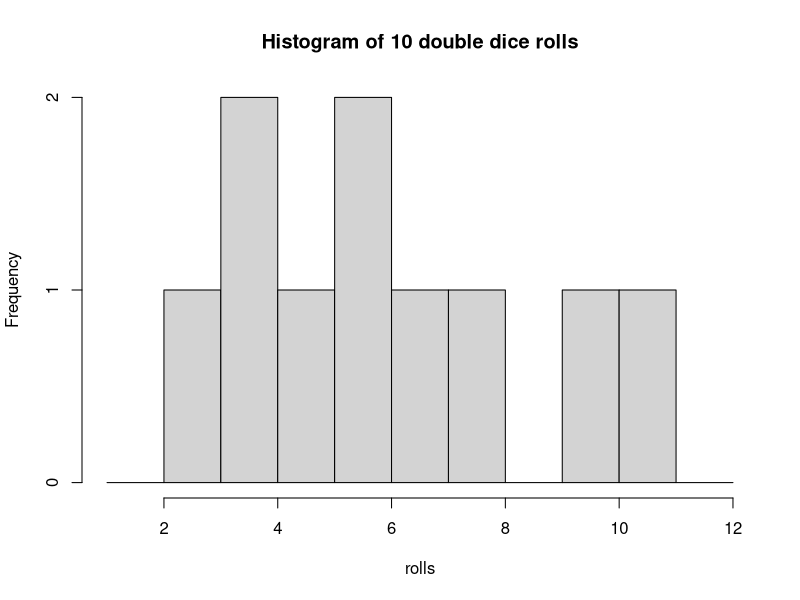
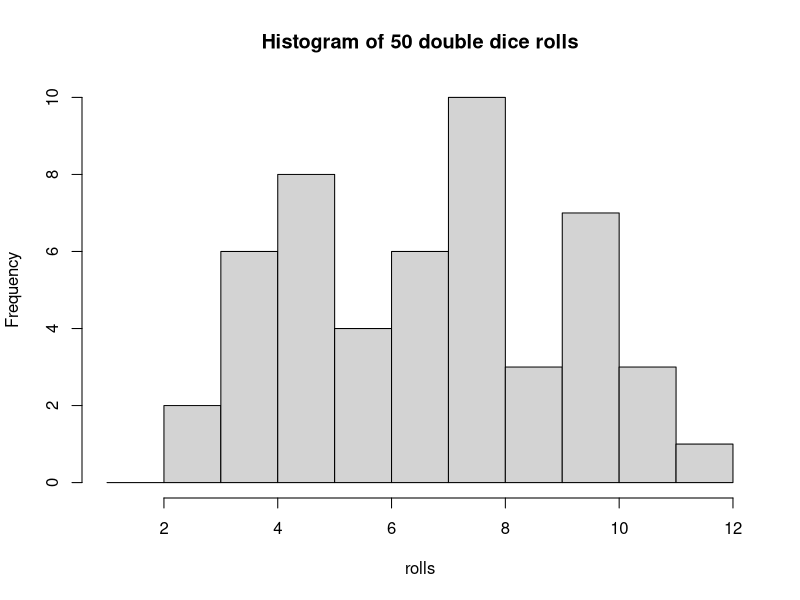
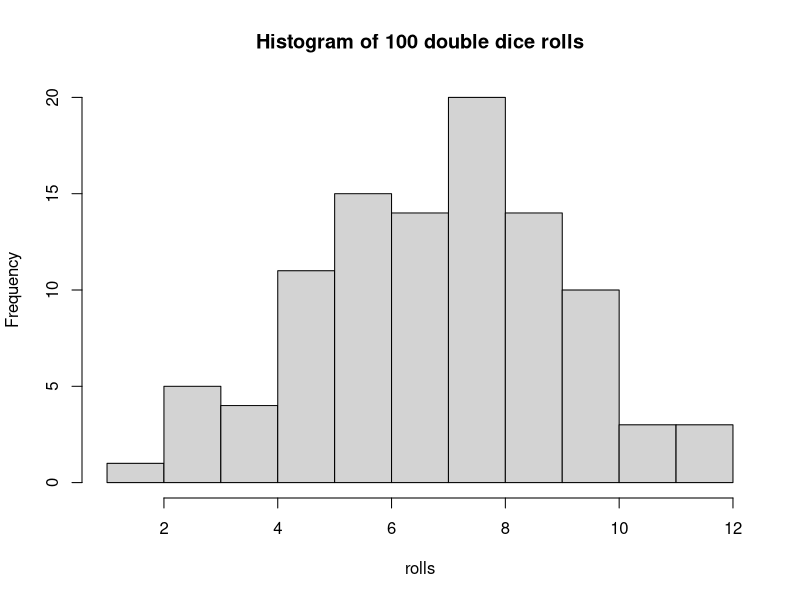
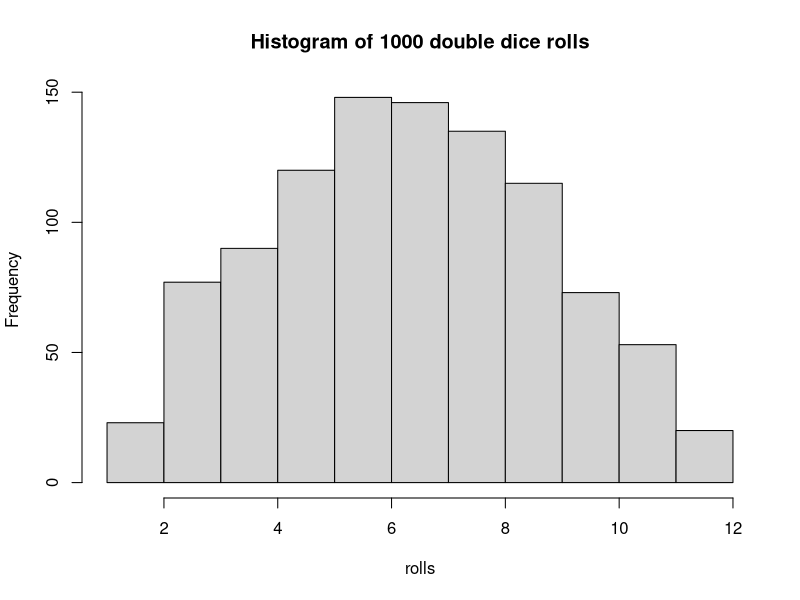
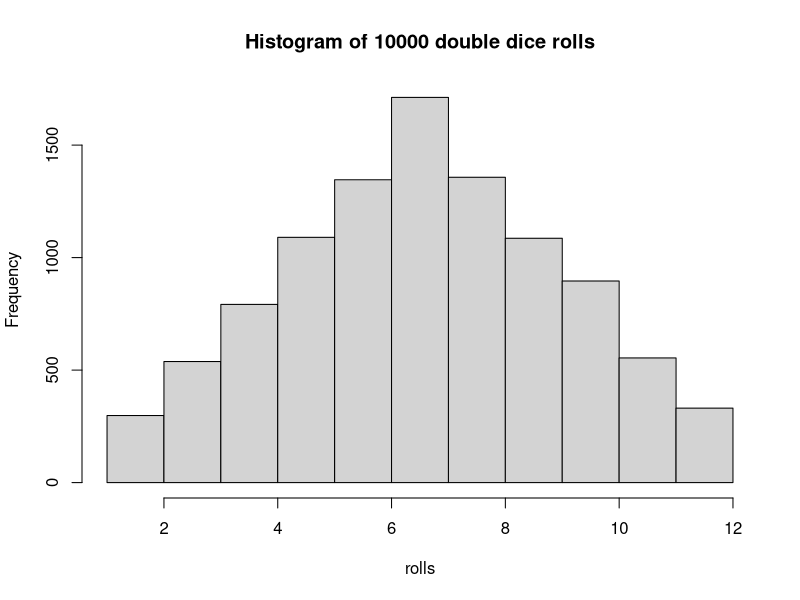

The R script that drew these images, in order:
###################################
###################################
########                   ########
########   Data Science 2  ########
########       Lab 1       ######## 
########  31st Jan. 2023   ########
########                   ########
###################################
###################################


## Welcome to this first lab. Here we  will learn the basics of R, an open-source programming language and software environment.



# On the right is the console. You can input code directly into the console line by line - you do not need to run an entire file. Try running a simple calculation in the console, like 5+9. Type it in and press enter. 

# You can also write code in this, the code editor, and run it from here. Try highlighting the following line and clicking 'Run':
12 * 4 - 6

# You can also press 'Ctrl (Cmd) + Enter' to run the code you have highlighted.

# Text beginning with a # sign is read as 'comment' and will not be evaluated by the console.
## Numbers (like 1.1, 2.3, etc) signify that I would like you to write a line a code in the code file and run it in the console

########################
####    Functions   ####
########################

# FUNCTIONS are commands that take in inputs and produce outputs. They mostly take in the inputs in brackets, like this:
sqrt(25)
exp(3)

# Often, functions take multiple inputs with different functions. Note how:
rep(3,4)
# produces a different output from
rep(4,3)
# If you can't remember in which order you have to input the arguments of a function, or if you just want to learn what a function does, you can type in ? followed by the function name in the console:
?rep

# Each argument has a name. By explicitely referring to these names when calling the function, we can avoid  any problems with order. For example:
rep(x=3, times=4)
rep(times=4, x=3)

# produce the same result, because we inputed the arguments by name using the 'argname = x' construction. When we don't use this construction, the function defaults each input to an argument according to a predefined order.

# OPERATORS are special functions that take only 2 arguments, and do not use brackets. Instead, you must input the two arguments on either side of the operator. Examples of operators include +, -,*,/, ^, %%, %/%, :, and there are many more which we will learn about soon.

########################
####     Objects    ####
########################

# Functions are one example of OBJECTS, which are stored within the main (global) ENVIRONMENT of the console. We can create new objects by using the 'assign' operator:

x <- 4

# You can now see in the 'Environment' tab below that the object 'x'  is stored with the value 4.

x*5

##############################################################
###    ADVANCED NOTE: the = operator can also be used      ###
###    to assign values to objects, like in Python.        ###
###    However, we conventionally use the = operator       ###
###    only for arguments in a function. The main          ###
###    difference is that '<-' always assigns within       ###
###    the global environment, while '=' assigns in        ###
###    the local environment.                              ###
##############################################################

# Objects can have different classes. For example:
class(x)

# We can also store text into an object, by surrounding it with quote marks:

"Hello" -> y
y
class (y)

# y is now a 'character' object (R does not use the term 'string')

# If we forget to use quote marks R will search for a stored object with that name and return an error if it doesn't find it:

'Salaam' -> y

# One final very important class of object is the 'logical' class, a.k.a. Boolean. 

####################################
####     Vectors and indices    ####
####################################

# YOu will have noticed that the console has always returned a [1] in front of it's output so far. This is because R has considered all these objects to be 'vectors' (in Python, this is the same thing as an array). Vectors are objects that can contain multiple elements. For example:

z <- 50:80
z

# The numbers in square brackets tell you the INDEX of the element to their right. The index is simply the position number of that element. You will notice that, unlike in Python, the first element of an object in R has the index number 1 and not 0. This is one of the most important syntatical differences between Python and R (if you think this is not a very important difference, you are correct. The two languages are very similar in syntax.)

# Vectors can be created from singular elements using the function c(), which stands for combine or concatenate.

my.vector <- c('this','is','a','vector')
my.vector
length(my.vector)
class(my.vector)

# You can use square brackets to isolate elements in a vector by putting their index between the brackets:
my.vector[1]
my.vector[4]
my.vector[2:4]
my.vector[c(1,4)]

### 1.1
# You can assign values to specific elements. Try writing a line of code below that changes the 4th element of my.vector to the word 'test'

my.vector[4] <- 'test'
### 1.2
# You can even assign values to elements of a vector that don't exist yet, thus creating them. Try assigning the word 'example' to the (as yet non-existant) 5th element of my.vector.
my.vector[5] <- 'example'
# Instead of indices, you can select elements of a vector using a logical vector of the same length, e.g.

my.vector[c(TRUE,TRUE,FALSE,FALSE,FALSE)]


####################################
####     Logical operators      ####
####################################

# LOGICAL OPERATORS are operators that return logical vectors of the same length as the left argument. Examples include '==', the equality operator (not to be confused with the single = which is an assignment operator), >, <, >=, <=, and != (the 'different from' operator).

# For example:
my.vector == 'is'
1:10 >= 5
1:10 %% 2 == 0    ## %% is the remainder operator, it returns the remainder when you divide the left argument by the right argument.

### 2.1
digits <- 0:10
# Using the least amount of code possible, write a line of code that returns only the odd values of the digits object.
digits %% 2 != 0
# Another important logical operator is the %in% operator. It tells you if the elements on the left are found in the elements on the right. E.G.
group1 <- c('Arthur', 'Fatima', 'Suleiman', 'Marco')
group2 <- c('Marco','Maria', 'Victor','Fatima', 'Antonio')
group1 %in% group2

## 2.2 
# intersect is a function which returns the elements that all of its arguments have in common. For example:
intersect(group1,group2)
# Write a line of code that replicates this output using only group1, group2, square brackets, and logical operators.
####################################
####     Writing functions      ####
####################################

# Functions can be written and stored as objects. e.g:
f1 <- function(x) x*2 + 1
# This function has only 1 argument, x. Try out this new function:
f1(3)
f1(7)
ex.vector <- c(2,7,4,24,13,8,12)
f1(ex.vector)

# You can write several lines of code in a function by enclosing all of the in curly brackets {}. The function 'return' can then specify what the output can be. For example:

f2 <- function(x,y){
  z = x %% y
  return(z == 0)
}

f2(8,9)
f2(14,7)

### 3.1 What is the purpose of function f2? Write in comments below.
#The function "f2" takes two numeric inputs "x" and "y", calculates the remainder of "x" divided by "y", assigns it to the variable "z", and returns a logical value indicating whether "z" is equal to 0.
### 3.2
# Based on the definition of the mean from today's lecture, write a function that calculates the mean of all of the elements of a vector. assign it to the object my.mean. You will find the functions 'sum' and 'length' useful here.
mean_function <- function(i){
  i <- sum(i)/length(i)
  return (i)
}
mean_function(ex.vector)
# compare your function to the native function in R. Does it produce the same results?
mean_function(ex.vector)
mean(ex.vector)

####################################
####      Randomness in R       ####
####################################

# There are several ways to generate randomness in R. The simplest function is 
?sample

#which randomly draws WITHOUT replacement from a specified vector. For example, to choose a number at random between 1 and 10:
sample(1:10, 1)
# You can run this several times and notice that you get a different answer each time. You can also sample several times at once
sample(1:10, 3)
# However, by default, sample won't let the same number repeat when you do this. This is called sampling without replacement, because it is as if, each time you pick out a number, it is now gone from the pool of possible numbers and has not been replaced.
# If you want to sample randomly between 1 and 10 20 times, each time choosing between all 10 numbers, you have to write:
sample(1:10, 20, replace = TRUE)

### 4.1
# Write a function that simulates the roll of 2 6-sided dice, where the argument x is the number of times you roll the 2 dice, and the output is a vector of length x, where each element corresponds to the sum of the two sides of the dice.
# HINT: one way to do this is to start by writing a function for a single 6-sided die, then create a new function that repeats the first function twice and adds up the result.

roll_dice <- function() {
  sample(1:6, 1)
}

roll_2d6 <- function(x) {
  results <- numeric(x)
  for (i in 1:x) {
    results[i] <- roll_dice() + roll_dice()
  }
  results
}

roll_2d6(6)
### 4.2
# Using the function hist, create histograms of the results of double dice rolls when you roll them 10 times, then 50, then 100, then 1000, then 10000. Use breaks=1:12 as an argument within the hist function. What do you notice? Write it in comments below your code.

# Define function to roll 2 6-sided dice
roll_2_dice <- function() {
  sum(sample(1:6, 2, replace = TRUE))
}

# Vector of number of times to roll the dice
n_rolls <- c(10, 50, 100, 1000, 10000)

# Loop over number of rolls and create histogram of double dice rolls
for (n in n_rolls) {
  rolls <- replicate(n, roll_2_dice())
  hist(rolls, breaks = 1:12, main = paste("Histogram of", n, "double dice rolls"))
}



# Another way to generate randomness is to sample from a pdf, which is a continuous distribution. The simplest pdf is the uniform function. The uniform function is a flat line bounded between 2 numbers. Because it is flat, the probability of drawing a sample from any interval of given width between the two bounds is the same as from any other interval of given width.

# The function runif(n, min,max) samples n times from a uniform function bounded between the values of min and max. For example, try
runif(5,0,1)

### 4.3
# Using runif, write a function that returns TRUE 22% of the time and FALSE 78% of the time

my_function <- function() {
  if(runif(1) <= 0.22) {
    return(TRUE)
  } else {
    return(FALSE)
  }
}


### 4.4
# Based on today's lecture about pdfs, what is the probability density for a uniform pdf bounded between 0 and 1 associated with all values of x between 0 and 1? Explain why.

#probability density of a uniform pdf for all values between 0 and 1 is equal to 1, as this is calculated by dividing 1 with the range between the minimum value and maximum value 1/(1-0) so that becomes 1/1 which equates to 1
### 4.5
# Similarly, what is the probability density for a uniform pdf bounded between 5 and 6 associated with all values of x between 5 and 6?
# The probability density here also is equal to 1
### 4.6
# What is the probability density for a uniform pdf bounded between 0 and 0.5 associated with all values of x between 0 and 0.5?
# The probability density here is 2 which is calculated by dividing 1/(0.5-0)
### 4.7
# What is the probability density for a uniform pdf bounded between 0 and 2 associated with all values of x between 0 and 2?
# The probability density here is 0.5 calculated by dividing 1/(2-0)
### 4.8
# run the following code:
dunif(0.5,0,1)
dunif(2,0,1)
dunif(0.2,0,0.5)
dunif(1.3,0,2)

# Based on the results of this code and your answers above, what can you conclude about the purpose of the dunif function?

# The dunif function computes the probability density function for any value given that the minimum and maximum values are provided.
